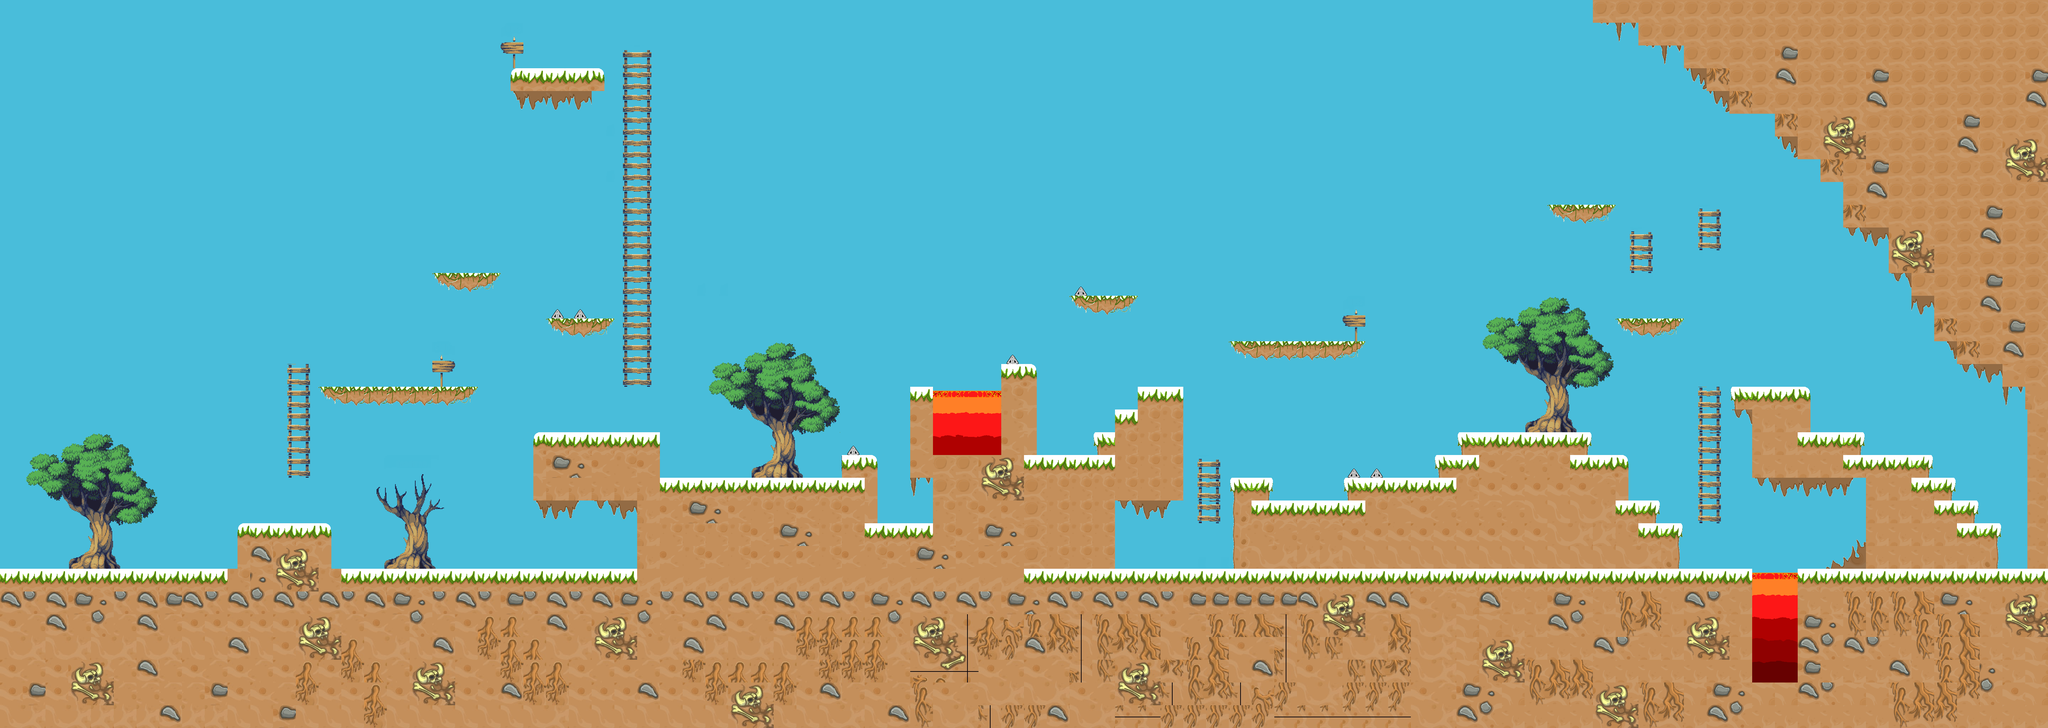

Tiled map render using the project's own tile images. Description and the map definition, with tile-layer contents summarised, below:
An orthogonal 90x32 tile map with 64x64 px tiles, 2 tile layers (Слой тайлов 1, Money), 5 tilesets and 93 objects (54x wall, 20x money, 7x shipp, 6x ladder, 2x liquid, ...).

<map version="1.5" tiledversion="1.7.2" orientation="orthogonal" renderorder="right-down" width="90" height="32" tilewidth="64" tileheight="64" infinite="0" nextlayerid="4" nextobjectid="184">
 <tileset firstgid="1" source="enem1.tsx" />
 <tileset firstgid="2" source="tile_3.tsx" />
 <tileset firstgid="515" source="tiles_1.tsx" />
 <tileset firstgid="740" source="spritesheet_24.tsx" />
 <tileset firstgid="965" source="spritesheet_24_snow.tsx" />
 <layer id="1" name="Слой тайлов 1" width="90" height="32">
  <data>[2880 cells, 2880 non-empty, 153 distinct tile ids]</data>
 </layer>
 <layer id="3" name="Money" width="90" height="32">
  <data>[2880 cells, 712 non-empty, 117 distinct tile ids]</data>
 </layer>
 <objectgroup id="2" name="test">
  <object id="2" name="wall" x="4" y="1602" width="56" height="444" />
  <object id="3" name="wall" x="66" y="1600" width="4862" height="62" />
  <object id="4" name="wall" x="5696" y="1600" width="64" height="448" />
  <object id="6" name="wall" x="668" y="1472" width="264" height="128" />
  <object id="15" name="ladder" x="807" y="1020" width="66" height="325" />
  <object id="16" name="wall" x="896" y="1088" width="448" height="55" />
  <object id="20" name="ladder" x="3367" y="1280" width="66" height="192" />
  <object id="26" name="wall" x="1216" y="768" width="192" height="54" />
  <object id="54" name="ladder" x="4775" y="1079" width="66" height="393" />
  <object id="70" name="shipp" x="2847" y="962">
   <polygon points="0.480769,35.1161 19.7115,62.5982 -17.7885,63.6161" />
  </object>
  <object id="71" name="shipp" x="3039" y="768">
   <polygon points="0.480769,35.1161 19.7115,62.5982 -17.7885,63.6161" />
  </object>
  <object id="72" name="shipp" x="1568" y="832">
   <polygon points="0.480769,35.1161 19.7115,62.5982 -17.7885,63.6161" />
  </object>
  <object id="73" name="shipp" x="1630" y="832">
   <polygon points="0.480769,35.1161 19.7115,62.5982 -17.7885,63.6161" />
  </object>
  <object id="74" name="shipp" x="2398" y="1216">
   <polygon points="0.480769,35.1161 19.7115,62.5982 -17.7885,63.6161" />
  </object>
  <object id="79" name="shipp" x="3871" y="1281">
   <polygon points="0.480769,35.1161 19.7115,62.5982 -17.7885,63.6161" />
  </object>
  <object id="80" name="shipp" x="3808" y="1280">
   <polygon points="0.480769,35.1161 19.7115,62.5982 -17.7885,63.6161" />
  </object>
  <object id="84" name="wall" x="1504" y="1216" width="352" height="240" />
  <object id="87" name="wall" x="1792" y="1456" width="64" height="144" />
  <object id="89" name="wall" x="1856" y="1344" width="512" height="256" />
  <object id="92" name="wall" x="2368" y="1280" width="96" height="192" />
  <object id="94" name="wall" x="2432" y="1472" width="192" height="80" />
  <object id="95" name="wall" x="2560" y="1088" width="64" height="256" />
  <object id="96" name="wall" x="2624" y="1280" width="512" height="320" />
  <object id="97" name="wall" x="2816" y="1024" width="96" height="256" />
  <object id="98" name="wall" x="3072" y="1216" width="64" height="64" />
  <object id="99" name="wall" x="3136" y="1152" width="64" height="304" />
  <object id="100" name="wall" x="3200" y="1088" width="128" height="368" />
  <object id="101" name="wall" x="3472" y="1344" width="112" height="256" />
  <object id="102" name="wall" x="3584" y="1408" width="208" height="192" />
  <object id="103" name="wall" x="3792" y="1344" width="240" height="256" />
  <object id="104" name="wall" x="4032" y="1280" width="544" height="320" />
  <object id="105" name="wall" x="4096" y="1216" width="384" height="64" />
  <object id="106" name="wall" x="4576" y="1408" width="64" height="192" />
  <object id="107" name="wall" x="4640" y="1472" width="80" height="128" />
  <object id="108" name="wall" x="4864" y="1088" width="224" height="64" />
  <object id="109" name="wall" x="4928" y="1152" width="160" height="192" />
  <object id="110" name="wall" x="5088" y="1216" width="160" height="128" />
  <object id="111" name="wall" x="5248" y="1280" width="192" height="320" />
  <object id="112" name="wall" x="5440" y="1344" width="64" height="256" />
  <object id="113" name="wall" x="5504" y="1408" width="64" height="192" />
  <object id="114" name="wall" x="5568" y="1472" width="48" height="128" />
  <object id="115" name="wall" x="4928" y="1344" width="320" height="48" />
  <object id="117" name="wall" x="5168" y="1600">
   <polygon points="0,0 80,0 80,-64" />
  </object>
  <object id="118" name="ladder" x="1760" y="128" width="64" height="962" />
  <object id="119" name="wall" x="3008" y="832" width="192" height="64" />
  <object id="120" name="wall" x="3456" y="960" width="384" height="64" />
  <object id="126" name="wall" x="1536" y="896" width="192" height="48" />
  <object id="127" name="wall" x="1440" y="192" width="256" height="64" />
  <object id="128" name="wall" x="1440" y="256" width="256" height="48" />
  <object id="129" name="liquid" x="2624" y="1136" width="192" height="144" />
  <object id="130" name="liquid" x="4928" y="1648" width="128" height="272" />
  <object id="133" name="wall" x="5056" y="1600" width="640" height="64" />
  <object id="136" name="money" x="2576" y="1424" width="32" height="32" />
  <object id="137" name="money" x="2512" y="1424" width="32" height="32" />
  <object id="138" name="money" x="2576" y="1040" width="32" height="32" />
  <object id="139" name="money" x="3008" y="1232" width="32" height="32" />
  <object id="140" name="money" x="3168" y="1552" width="32" height="32" />
  <object id="141" name="money" x="3232" y="1552" width="32" height="32" />
  <object id="142" name="money" x="3632" y="912" width="32" height="32" />
  <object id="143" name="money" x="1264" y="720" width="32" height="32" />
  <object id="144" name="money" x="1504" y="144" width="32" height="32" />
  <object id="145" name="money" x="1568" y="144" width="32" height="32" />
  <object id="146" name="money" x="4416" y="528" width="32" height="32" />
  <object id="147" name="money" x="4496" y="1232" width="32" height="32" />
  <object id="148" name="money" x="4976" y="1456" width="32" height="32" />
  <object id="149" name="money" x="5136" y="1168" width="32" height="32" />
  <object id="150" name="money" x="5520" y="1360" width="32" height="32" />
  <object id="151" name="money" x="4112" y="1008" width="32" height="32" />
  <object id="152" name="money" x="3344" y="768" width="32" height="32" />
  <object id="153" name="money" x="1008" y="1024" width="32" height="32" />
  <object id="154" name="money" x="1072" y="1024" width="32" height="32" />
  <object id="155" name="money" x="1648" y="1520" width="32" height="32" />
  <object id="158" name="wall" x="4544" y="896" width="192" height="48" />
  <object id="162" name="player" x="5296" y="1200" width="64" height="64" />
  <object id="164" name="ladder" x="4592" y="640" width="48" height="128" />
  <object id="165" name="ladder" x="4784" y="576" width="48" height="128" />
  <object id="166" name="wall" x="4352" y="576" width="192" height="48" />
  <object id="168" name="bandage" x="3680" y="1344" width="48" height="49" />
  <object id="169" name="bandage" x="1968" y="1280" width="48" height="49" />
  <object id="170" name="medkit" x="1520" y="64" width="63.6364" height="54.5455" />
  <object id="171" name="wall" x="5760" y="1152" width="64" height="64" rotation="-180" />
  <object id="172" name="wall" x="5696" y="1136" width="64" height="112" rotation="-180" />
  <object id="173" name="wall" x="5632" y="1072" width="160" height="112" rotation="-180" />
  <object id="174" name="wall" x="5552" y="832" width="128" height="112" rotation="90" />
  <object id="175" name="wall" x="5440" y="768" width="112" height="64" rotation="90" />
  <object id="176" name="wall" x="5376" y="640" width="160" height="64" rotation="90" />
  </objectgroup>
</map>
<!-- 7 of 93 objects omitted -->